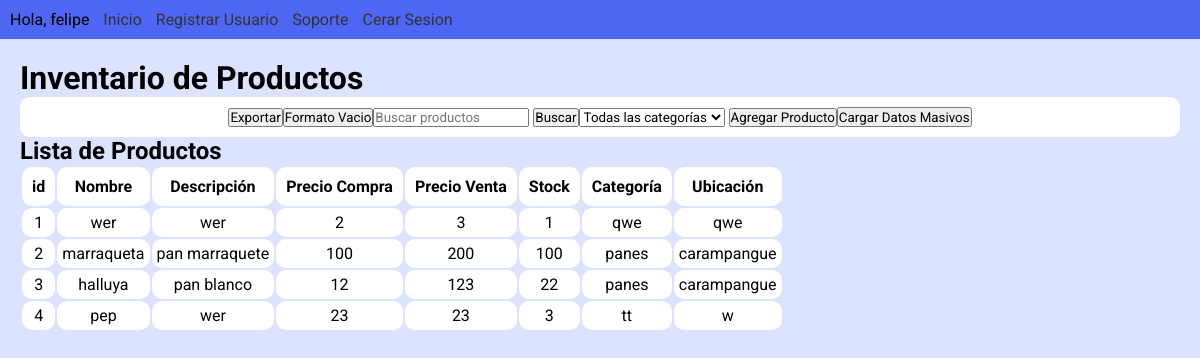
Page /inventario/ (signed in) on the earlier database version.
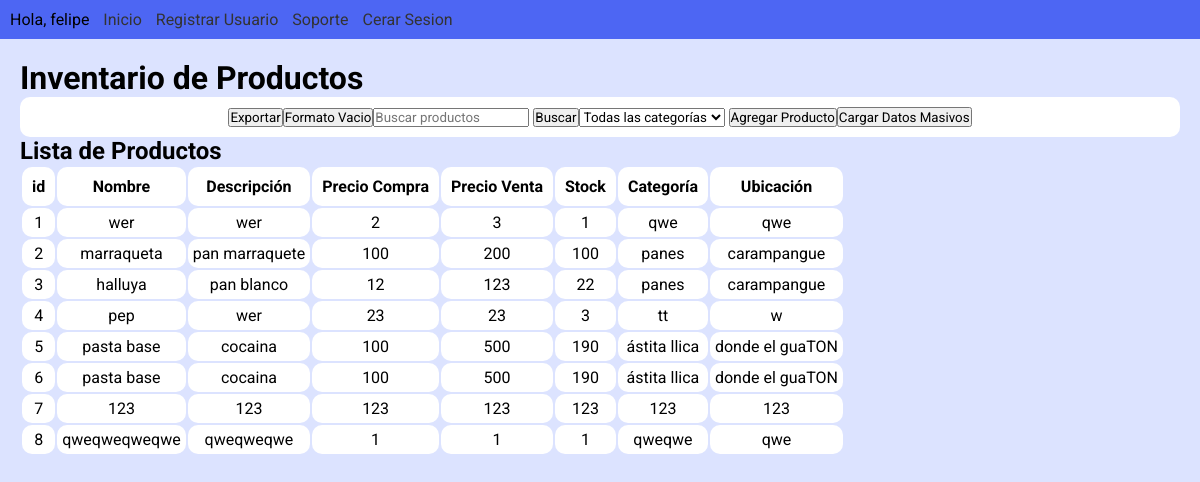
Same page on the later database version.
### inventario/models.py (models this page shows)
class Productos(models.Model):
    nombre = models.CharField(max_length=50)
    descripcion = models.TextField()
    precio_compra = models.IntegerField()
    precio_venta = models.IntegerField()
    stock = models.PositiveIntegerField()
    categoria = models.CharField(max_length=50)
    ubicacion = models.CharField(max_length = 50)

### inventario/views.py (the view, shortened to what this page needs)
# urls.py: path('inventario/', product_list, name='product_list'),  # Cambio de nombre para la vista principal
@login_required(login_url='login')
def product_list(request):
    excel_form = ExcelUploadForm()
    form = ProductForm()
    productos = Productos.objects.all()
    unique_categories = productos.values_list('categoria', flat=True).distinct()
    unique_ubicacion = productos.values_list('ubicacion', flat=True).distinct()
    data_titles = [field.name for field in Productos._meta.get_fields()]
    if request.GET.get('exportar'):
        data = [list(row.values()) for row in productos.values()]
        name = 'inventario'
        return export_data(request, data, data_titles, name)
    elif request.GET.get('formato'):
        data = []
        name = 'formato'
        return export_data(request, data, data_titles, name)
    elif request.GET.get('c'):
        filter_categories = request.GET.get('c')
        productos = Productos.objects.filter(
            Q(categoria__icontains=filter_categories)
        )
    context = {
        'productos': productos,
        'form': form,
        'unique_categories': unique_categories,
        'excel_form': excel_form
    }
    return render(request, 'inventario.html', context)

### inventario/forms.py
class ProductForm(forms.ModelForm):
    class Meta:
        model = Productos
        fields = '__all__'  # Esto incluirá todos los campos del modelo en el formulario

class ExcelUploadForm(forms.Form):
    archivo = forms.FileField(label='Selecciona un archivo Excel')

### inventario/templates/inventario.html (shortened to what this page needs)
{% extends 'base.html' %}
{% load static %}
{% block content %}
    <h1>Inventario de Productos</h1>
    <section id='filtros'>
        <form method="get" >
            <button type="submit" name='exportar' value=" ">Exportar</button>
        </form>
        <form method="get" value='' >
            <button type="submit" name='formato' value=" ">Formato Vacio</button>
        </form>
        <form method="get">
            <input type="text" name="q" placeholder="Buscar productos">
            <button type="submit">Buscar</button>
        </form>
        <form method="get">
            <select name="c">
                <option value=''>Todas las categorías</option>
        </form>
        <button id="open-modal">Agregar Producto</button>
        <button id="open-import-form">Cargar Datos Masivos</button>
    </section>
    <div id="listado_productos">
        <h2>Lista de Productos</h2>
        <table class="default">
            <tr>
                <th>id</th>
                <th>Nombre</th>
                <th>Descripción</th>
                <th>Precio Compra</th>
                <th>Precio Venta</th>
                <th>Stock</th>
                <th>Categoría</th>
                <th>Ubicación</th>
            </tr>
            {% for producto in productos %}
            <tr>
                <td>{{ producto.id }}</td>
                <td>{{ producto.nombre }}</td>
                <td>{{ producto.descripcion }}</td>
                <td>{{ producto.precio_compra }}</td>
                <td>{{ producto.precio_venta }}</td>
                <td>{{ producto.stock }}</td>
                <td>{{ producto.categoria }}</td>
                <td>{{ producto.ubicacion }}</td>
            </tr>
            {% endfor %}
        </table>
    </div>
{% endblock %}

Differences in the rows shown:
added Productos: id "5", nombre "pasta base", descripcion "cocaina", precio_compra "100", precio_venta "500", stock "190", categoria "ástita llica", ubicacion "donde el guaTON"
added Productos: id "6", nombre "pasta base", descripcion "cocaina", precio_compra "100", precio_venta "500", stock "190", categoria "ástita llica", ubicacion "donde el guaTON"
added Productos: id "7", nombre "123", descripcion "123", precio_compra "123", precio_venta "123", stock "123", categoria "123", ubicacion "123"
added Productos: id "8", nombre "qweqweqweqwe", descripcion "qweqweqwe", precio_compra "1", precio_venta "1", stock "1", categoria "qweqwe", ubicacion "qwe"
